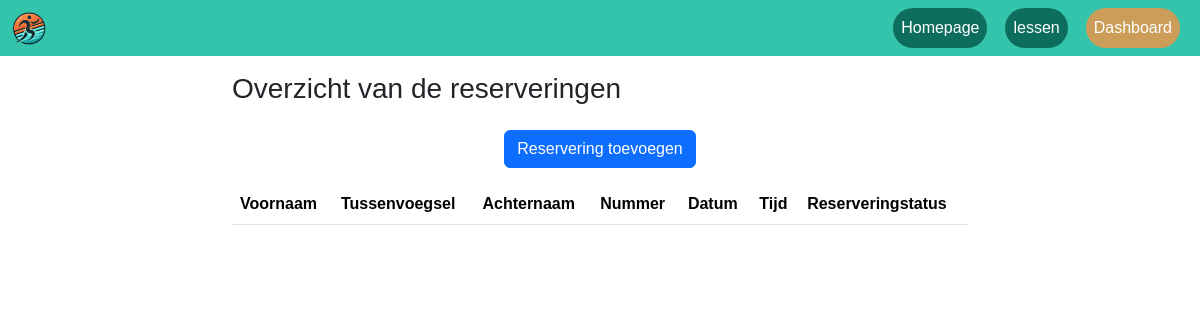
The app's page /reservering/reservering.php, older data.
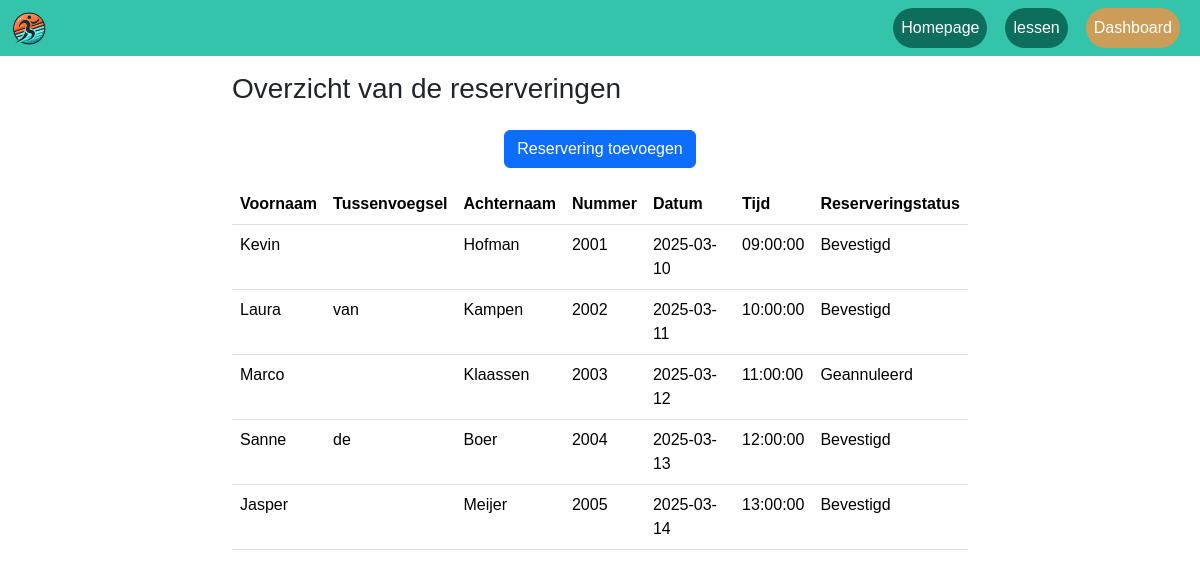
The same page, newer data.
### tables this page shows
CREATE TABLE Reservering (
    Id                 INT             NOT NULL AUTO_INCREMENT,
    Voornaam           VARCHAR(50)     NOT NULL,
    Tussenvoegsel      VARCHAR(10)     DEFAULT NULL,
    Achternaam         VARCHAR(50)     NOT NULL,
    Nummer             MEDIUMINT       NOT NULL,
    Datum              DATE            NOT NULL,
    Tijd               TIME            NOT NULL,
    Reserveringstatus  VARCHAR(20)     NOT NULL,
    IsActief           BIT             NOT NULL DEFAULT 1,
    Opmerking          VARCHAR(250)    DEFAULT NULL,
    DatumAangemaakt    DATETIME(6)     NOT NULL,
    DatumGewijzigd     DATETIME(6)     NOT NULL,
    CONSTRAINT PK_Reservering_Id PRIMARY KEY (Id)
);

### reservering/reservering.php (the view, shortened to what this page needs)
<?php
    include('../DB/config.php');
    $dsn = "mysql:host=$dbHost;
            dbname=$dbName;
            charset=UTF8";
    $pdo = new PDO($dsn, $dbUser, $dbPass);
    $sql = "SELECT  RS.Id
                   ,RS.Voornaam
                   ,RS.Tussenvoegsel
                   ,RS.Achternaam
                   ,RS.Nummer
                   ,RS.Datum
                   ,RS.Tijd
                   ,RS.Reserveringstatus
            FROM Reservering AS RS";
    $statement = $pdo->prepare($sql);
    $statement->execute();
    $result = $statement->fetchAll(PDO::FETCH_OBJ);
?>
<!DOCTYPE html>
<html lang="en">
<head>
    <link href="https://cdn.jsdelivr.net/npm/bootstrap@5.3.3/dist/css/bootstrap.min.css" rel="stylesheet"
>
    <link rel="stylesheet" href="../style.css">
</head>
<body>
    <nav class="navbar navbar-expand-lg navbar-custom sticky">
        <div class="container-fluid">
            <ul>
                <li>
                    <img src="../Image/Logo.png" alt="logo" class="logo">
                </li>
            </ul>
            <ul class="navbar-nav">
                <li class="nav-item">
                    <a class="nav-link" href="../index.html">Homepage</a>
                </li>
                <li class="nav-item">
                    <a class="nav-link" href="../gebruikerslessen/lessen.php">lessen</a>
                </li>
                <li class="nav-item">
                    <a class="nav-link active" href="../dashboard/dashboard.html">Dashboard</a>
                </li>
            </ul>
        </div>
    </nav>
    <div class="container">
        <div class="row mb-1">
            <div class="col-2"></div>
            <div class="col-8 title"><h3>Overzicht van de reserveringen</h3></div>
            <div class="col-2"></div>
        </div>
    </div>
    <div class="container text-center my-3">
        <a href="toevoegen.php" class="btn btn-primary">Reservering toevoegen</a>
    </div>
    <div class="container">
        <div class="row">
            <div class="col-2"></div>
            <div class="col-8">
                <table class="table table-hover" id="table-reservering">
                    <thead>
                        <th>Voornaam</th>
                        <th>Tussenvoegsel</th>
                        <th>Achternaam</th>
                        <th>Nummer</th>
                        <th>Datum</th>
                        <th>Tijd</th>
                        <th>Reserveringstatus</th>
                    </thead>
                    <tbody>
                        <?php foreach($result as $ReserveringInfo) : ?>
                            <tr>
                              <td><?= $ReserveringInfo->Voornaam ?></td>
                              <td><?= $ReserveringInfo->Tussenvoegsel ?></td>
                              <td><?= $ReserveringInfo->Achternaam ?></td>
                              <td><?= $ReserveringInfo->Nummer ?></td>
                              <td><?= $ReserveringInfo->Datum ?></td>
                              <td><?= $ReserveringInfo->Tijd ?></td>
                              <td><?= $ReserveringInfo->Reserveringstatus ?></td>
                            </tr>
                        <?php endforeach ?>
                    </tbody>
                </table>
            </div>
            <div class="col-2"></div>
        </div>
    </div>
</body>
</html>

Row changes from the older to the newer data that the page shows:
added reservering: Voornaam "Kevin", Achternaam "Hofman", Nummer "2001", Datum "2025-03-10", Tijd "09:00:00", Reserveringstatus "Bevestigd"
added reservering: Voornaam "Laura", Tussenvoegsel "van", Achternaam "Kampen", Nummer "2002", Datum "2025-03-11", Tijd "10:00:00", Reserveringstatus "Bevestigd"
added reservering: Voornaam "Marco", Achternaam "Klaassen", Nummer "2003", Datum "2025-03-12", Tijd "11:00:00", Reserveringstatus "Geannuleerd"
added reservering: Voornaam "Sanne", Tussenvoegsel "de", Achternaam "Boer", Nummer "2004", Datum "2025-03-13", Tijd "12:00:00", Reserveringstatus "Bevestigd"
added reservering: Voornaam "Jasper", Achternaam "Meijer", Nummer "2005", Datum "2025-03-14", Tijd "13:00:00", Reserveringstatus "Bevestigd"
